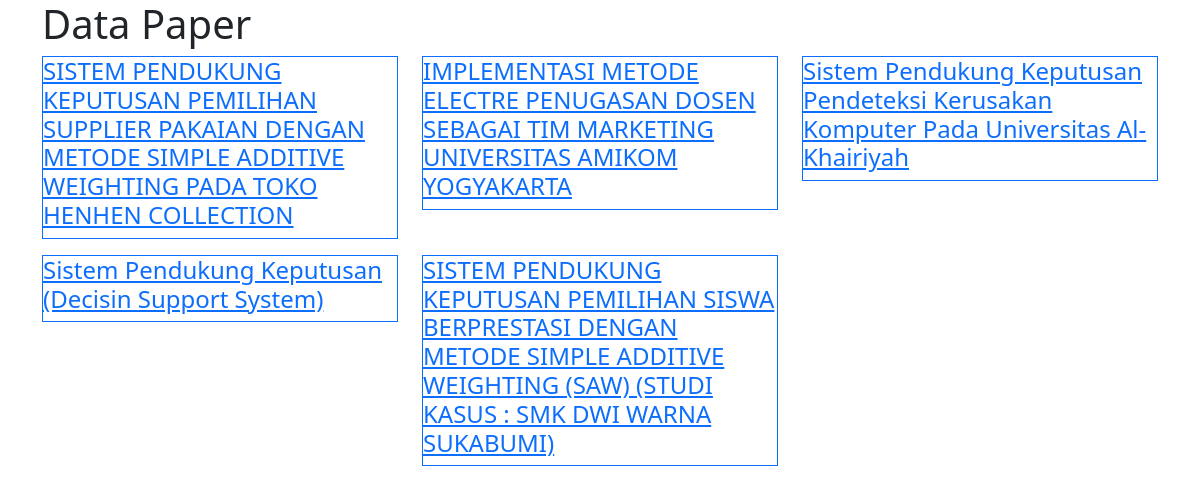
The page / on the database its author committed.
### tables this page shows
CREATE TABLE `dataset` (
  `id` int(11) NOT NULL,
  `penulis` varchar(255) NOT NULL,
  `judul` varchar(255) NOT NULL,
  `abstrak` text NOT NULL
);

### index.php (the view, shortened to what this page needs)
<?php
$mysql = new Mysqli("localhost","root","","cb");
$dataset = array();
$ambil = $mysql->query("SELECT * FROM dataset");
while($tiap = $ambil->fetch_assoc())
{
	$dataset[] = $tiap;
}
?>
<!doctype html>
<html lang="en">
  <head>
    <link href="https://cdn.jsdelivr.net/npm/bootstrap@5.3.2/dist/css/bootstrap.min.css" rel="stylesheet">
  </head>
  <body>
  	<div class="container">
  		<h1>Data Paper</h1>
  		<div class="row">
  			<?php foreach ($dataset as $key => $v): ?>
  			<div class="col-md-4">
  				<div class="border border-primary mb-3">
  					<h4>
  						<a href="detail.php?id=<?php echo $v['id'] ?>">
  							<?php echo $v['judul'] ?>
  						</a>
  					</h4>
  				</div>
  			</div>
  			<?php endforeach ?>
  		</div>
  	</div>
  </body>
</html>

### rows shown on the page
dataset: judul "SISTEM PENDUKUNG KEPUTUSAN PEMILIHAN SUPPLIER PAKAIAN DENGAN METODE SIMPLE ADDITIVE WEIGHTING PADA TOKO HENHEN COLLECTION"
dataset: judul "IMPLEMENTASI METODE ELECTRE PENUGASAN DOSEN SEBAGAI TIM MARKETING UNIVERSITAS AMIKOM YOGYAKARTA"
dataset: judul "Sistem Pendukung Keputusan Pendeteksi Kerusakan Komputer Pada Universitas Al-Khairiyah"
dataset: judul "Sistem Pendukung Keputusan (Decisin Support System)"
dataset: judul "SISTEM PENDUKUNG KEPUTUSAN PEMILIHAN SISWA BERPRESTASI DENGAN METODE SIMPLE ADDITIVE WEIGHTING (SAW) (STUDI KASUS : SMK DWI WARNA SUKABUMI)"
